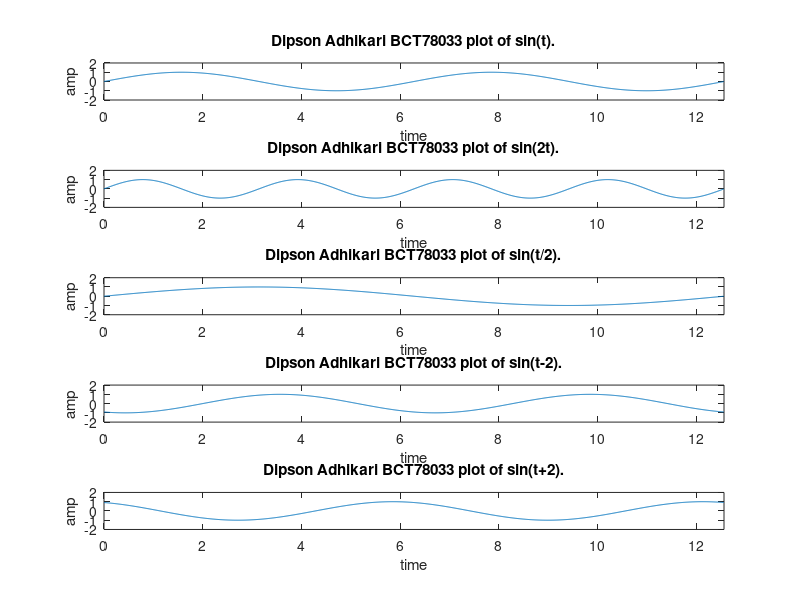

The MATLAB source for this figure:
clc;
close all;
clear all;
t=0:0.01:4*pi;
subplot(5,1,1);
plot(t,sin(t));
axis([0 4*pi -2 2]);
xlabel('time');
ylabel('amp');
title('Dipson Adhikari BCT78033 plot of sin(t).');
subplot(5,1,2);
plot(t,sin(2*t));
axis([0 4*pi -2 2]);
xlabel('time');
ylabel('amp');
title('Dipson Adhikari BCT78033 plot of sin(2t).');
subplot(5,1,3);
plot(t,sin(t/2));
axis([0 4*pi -2 2]);
xlabel('time');
ylabel('amp');
title('Dipson Adhikari BCT78033 plot of sin(t/2).');
subplot(5,1,4);
plot(t,sin(t-2));
axis([0 4*pi -2 2]);
xlabel('time')
ylabel('amp')
title('Dipson Adhikari BCT78033 plot of sin(t-2).');
subplot(5,1,5);
plot(t,sin(t+2));
axis([0 4*pi -2 2]);
xlabel('time')
ylabel('amp')
title('Dipson Adhikari BCT78033 plot of sin(t+2).');